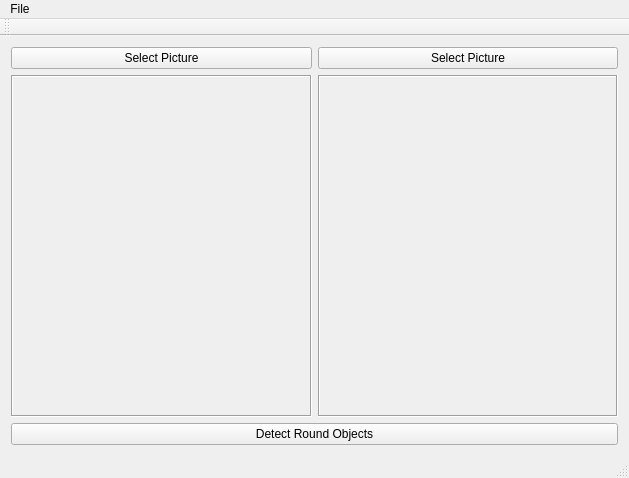
<?xml version="1.0" encoding="UTF-8"?>
<ui version="4.0">
 <class>MainWindow</class>
 <widget class="QMainWindow" name="MainWindow">
  <property name="enabled">
   <bool>true</bool>
  </property>
  <property name="geometry">
   <rect>
    <x>0</x>
    <y>0</y>
    <width>629</width>
    <height>478</height>
   </rect>
  </property>
  <property name="windowTitle">
   <string>Image Processing Application</string>
  </property>
  <widget class="QWidget" name="centralWidget">
   <layout class="QGridLayout" name="gridLayout">
    <item row="1" column="1">
     <widget class="QLabel" name="label_2">
      <property name="maximumSize">
       <size>
        <width>500</width>
        <height>500</height>
       </size>
      </property>
      <property name="frameShape">
       <enum>QFrame::Box</enum>
      </property>
      <property name="frameShadow">
       <enum>QFrame::Sunken</enum>
      </property>
      <property name="text">
       <string/>
      </property>
     </widget>
    </item>
    <item row="1" column="0">
     <widget class="QLabel" name="label_1">
      <property name="maximumSize">
       <size>
        <width>500</width>
        <height>500</height>
       </size>
      </property>
      <property name="frameShape">
       <enum>QFrame::Box</enum>
      </property>
      <property name="frameShadow">
       <enum>QFrame::Sunken</enum>
      </property>
      <property name="text">
       <string/>
      </property>
     </widget>
    </item>
    <item row="0" column="1">
     <widget class="QPushButton" name="pushButton2">
      <property name="text">
       <string>Select Picture</string>
      </property>
     </widget>
    </item>
    <item row="0" column="0">
     <widget class="QPushButton" name="pushButton1">
      <property name="text">
       <string>Select Picture</string>
      </property>
     </widget>
    </item>
    <item row="2" column="0" colspan="2">
     <widget class="QPushButton" name="pushButton">
      <property name="text">
       <string>Detect Round Objects</string>
      </property>
     </widget>
    </item>
   </layout>
  </widget>
  <widget class="QMenuBar" name="menuBar">
   <property name="geometry">
    <rect>
     <x>0</x>
     <y>0</y>
     <width>629</width>
     <height>21</height>
    </rect>
   </property>
   <widget class="QMenu" name="menuFile">
    <property name="title">
     <string>File</string>
    </property>
    <addaction name="action_Debug_Clear_Stored_Images"/>
    <addaction name="actionImport_images"/>
    <addaction name="separator"/>
    <addaction name="actionQuit"/>
   </widget>
   <addaction name="menuFile"/>
  </widget>
  <widget class="QToolBar" name="mainToolBar">
   <property name="enabled">
    <bool>true</bool>
   </property>
   <attribute name="toolBarArea">
    <enum>TopToolBarArea</enum>
   </attribute>
   <attribute name="toolBarBreak">
    <bool>false</bool>
   </attribute>
  </widget>
  <widget class="QStatusBar" name="statusBar">
   <property name="enabled">
    <bool>true</bool>
   </property>
   <property name="acceptDrops">
    <bool>true</bool>
   </property>
  </widget>
  <action name="actionImport_images">
   <property name="text">
    <string>(Debug) Print Paths</string>
   </property>
   <property name="menuRole">
    <enum>QAction::ApplicationSpecificRole</enum>
   </property>
  </action>
  <action name="actionQuit">
   <property name="text">
    <string>Quit</string>
   </property>
   <property name="autoRepeat">
    <bool>false</bool>
   </property>
   <property name="menuRole">
    <enum>QAction::QuitRole</enum>
   </property>
  </action>
  <action name="action_Debug_Clear_Stored_Images">
   <property name="enabled">
    <bool>true</bool>
   </property>
   <property name="text">
    <string>Reset Images</string>
   </property>
  </action>
 </widget>
 <layoutdefault spacing="6" margin="11"/>
 <resources/>
 <connections/>
</ui>
